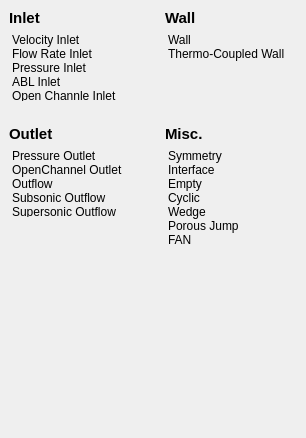
<?xml version="1.0" encoding="UTF-8"?>
<ui version="4.0">
 <class>BoundaryTypePicker</class>
 <widget class="QWidget" name="BoundaryTypePicker">
  <property name="geometry">
   <rect>
    <x>0</x>
    <y>0</y>
    <width>306</width>
    <height>438</height>
   </rect>
  </property>
  <property name="windowTitle">
   <string>Form</string>
  </property>
  <layout class="QHBoxLayout" name="horizontalLayout">
   <property name="leftMargin">
    <number>0</number>
   </property>
   <property name="topMargin">
    <number>0</number>
   </property>
   <property name="rightMargin">
    <number>0</number>
   </property>
   <property name="bottomMargin">
    <number>0</number>
   </property>
   <item>
    <widget class="QWidget" name="widget" native="true">
     <layout class="QVBoxLayout" name="verticalLayout">
      <property name="leftMargin">
       <number>0</number>
      </property>
      <property name="topMargin">
       <number>0</number>
      </property>
      <property name="rightMargin">
       <number>0</number>
      </property>
      <property name="bottomMargin">
       <number>0</number>
      </property>
      <item>
       <widget class="QWidget" name="widget_3" native="true">
        <layout class="QVBoxLayout" name="verticalLayout_6">
         <item>
          <widget class="QLabel" name="label">
           <property name="sizePolicy">
            <sizepolicy hsizetype="Preferred" vsizetype="Fixed">
             <horstretch>0</horstretch>
             <verstretch>0</verstretch>
            </sizepolicy>
           </property>
           <property name="font">
            <font>
             <pointsize>11</pointsize>
             <bold>true</bold>
            </font>
           </property>
           <property name="text">
            <string>Inlet</string>
           </property>
          </widget>
         </item>
         <item>
          <widget class="QListWidget" name="inletTypes">
           <property name="sizePolicy">
            <sizepolicy hsizetype="Expanding" vsizetype="Preferred">
             <horstretch>0</horstretch>
             <verstretch>0</verstretch>
            </sizepolicy>
           </property>
           <property name="styleSheet">
            <string notr="true">QListWidget {background-color: transparent} QListWidget::item {padding:3
px}</string>
           </property>
           <property name="frameShape">
            <enum>QFrame::NoFrame</enum>
           </property>
           <property name="verticalScrollBarPolicy">
            <enum>Qt::ScrollBarAlwaysOff</enum>
           </property>
           <property name="horizontalScrollBarPolicy">
            <enum>Qt::ScrollBarAlwaysOff</enum>
           </property>
           <property name="sizeAdjustPolicy">
            <enum>QAbstractScrollArea::AdjustToContents</enum>
           </property>
           <property name="autoScroll">
            <bool>false</bool>
           </property>
           <property name="editTriggers">
            <set>QAbstractItemView::NoEditTriggers</set>
           </property>
           <item>
            <property name="text">
             <string>Velocity Inlet</string>
            </property>
           </item>
           <item>
            <property name="text">
             <string>Flow Rate Inlet</string>
            </property>
           </item>
           <item>
            <property name="text">
             <string>Pressure Inlet</string>
            </property>
           </item>
           <item>
            <property name="text">
             <string>ABL Inlet</string>
            </property>
           </item>
           <item>
            <property name="text">
             <string>Open Channle Inlet</string>
            </property>
           </item>
           <item>
            <property name="text">
             <string>Free Stream</string>
            </property>
           </item>
           <item>
            <property name="text">
             <string>Far-field Riemann</string>
            </property>
           </item>
           <item>
            <property name="text">
             <string>Subsonic Inflow</string>
            </property>
           </item>
           <item>
            <property name="text">
             <string>Supersonic Inflow</string>
            </property>
           </item>
          </widget>
         </item>
        </layout>
       </widget>
      </item>
      <item>
       <widget class="QWidget" name="widget_4" native="true">
        <layout class="QVBoxLayout" name="verticalLayout_3">
         <item>
          <widget class="QLabel" name="label_2">
           <property name="sizePolicy">
            <sizepolicy hsizetype="Preferred" vsizetype="Fixed">
             <horstretch>0</horstretch>
             <verstretch>0</verstretch>
            </sizepolicy>
           </property>
           <property name="font">
            <font>
             <pointsize>11</pointsize>
             <bold>true</bold>
            </font>
           </property>
           <property name="text">
            <string>Outlet</string>
           </property>
          </widget>
         </item>
         <item>
          <widget class="QListWidget" name="outletTypes">
           <property name="sizePolicy">
            <sizepolicy hsizetype="Expanding" vsizetype="Preferred">
             <horstretch>0</horstretch>
             <verstretch>0</verstretch>
            </sizepolicy>
           </property>
           <property name="styleSheet">
            <string notr="true">QListWidget {background-color: transparent} QListWidget::item {padding:3
px}</string>
           </property>
           <property name="frameShape">
            <enum>QFrame::NoFrame</enum>
           </property>
           <property name="verticalScrollBarPolicy">
            <enum>Qt::ScrollBarAlwaysOff</enum>
           </property>
           <property name="horizontalScrollBarPolicy">
            <enum>Qt::ScrollBarAlwaysOff</enum>
           </property>
           <property name="sizeAdjustPolicy">
            <enum>QAbstractScrollArea::AdjustToContents</enum>
           </property>
           <property name="autoScroll">
            <bool>false</bool>
           </property>
           <item>
            <property name="text">
             <string>Pressure Outlet</string>
            </property>
           </item>
           <item>
            <property name="text">
             <string>OpenChannel Outlet</string>
            </property>
           </item>
           <item>
            <property name="text">
             <string>Outflow</string>
            </property>
           </item>
           <item>
            <property name="text">
             <string>Subsonic Outflow</string>
            </property>
           </item>
           <item>
            <property name="text">
             <string>Supersonic Outflow</string>
            </property>
           </item>
          </widget>
         </item>
         <item>
          <spacer name="verticalSpacer">
           <property name="orientation">
            <enum>Qt::Vertical</enum>
           </property>
           <property name="sizeHint" stdset="0">
            <size>
             <width>20</width>
             <height>0</height>
            </size>
           </property>
          </spacer>
         </item>
        </layout>
       </widget>
      </item>
     </layout>
    </widget>
   </item>
   <item>
    <widget class="QWidget" name="widget_2" native="true">
     <layout class="QVBoxLayout" name="verticalLayout_2">
      <property name="leftMargin">
       <number>0</number>
      </property>
      <property name="topMargin">
       <number>0</number>
      </property>
      <property name="rightMargin">
       <number>0</number>
      </property>
      <property name="bottomMargin">
       <number>0</number>
      </property>
      <item>
       <widget class="QWidget" name="widget_5" native="true">
        <layout class="QVBoxLayout" name="verticalLayout_4">
         <item>
          <widget class="QLabel" name="label_3">
           <property name="sizePolicy">
            <sizepolicy hsizetype="Preferred" vsizetype="Fixed">
             <horstretch>0</horstretch>
             <verstretch>0</verstretch>
            </sizepolicy>
           </property>
           <property name="font">
            <font>
             <pointsize>11</pointsize>
             <bold>true</bold>
            </font>
           </property>
           <property name="text">
            <string>Wall</string>
           </property>
          </widget>
         </item>
         <item>
          <widget class="QListWidget" name="wallTypes">
           <property name="sizePolicy">
            <sizepolicy hsizetype="Expanding" vsizetype="Preferred">
             <horstretch>0</horstretch>
             <verstretch>0</verstretch>
            </sizepolicy>
           </property>
           <property name="styleSheet">
            <string notr="true">QListWidget {background-color: transparent} QListWidget::item {padding:3
px}</string>
           </property>
           <property name="frameShape">
            <enum>QFrame::NoFrame</enum>
           </property>
           <property name="verticalScrollBarPolicy">
            <enum>Qt::ScrollBarAlwaysOff</enum>
           </property>
           <property name="horizontalScrollBarPolicy">
            <enum>Qt::ScrollBarAlwaysOff</enum>
           </property>
           <property name="sizeAdjustPolicy">
            <enum>QAbstractScrollArea::AdjustToContents</enum>
           </property>
           <item>
            <property name="text">
             <string>Wall</string>
            </property>
           </item>
           <item>
            <property name="text">
             <string>Thermo-Coupled Wall</string>
            </property>
           </item>
          </widget>
         </item>
        </layout>
       </widget>
      </item>
      <item>
       <widget class="QWidget" name="widget_6" native="true">
        <layout class="QVBoxLayout" name="verticalLayout_5">
         <item>
          <widget class="QLabel" name="label_4">
           <property name="sizePolicy">
            <sizepolicy hsizetype="Preferred" vsizetype="Fixed">
             <horstretch>0</horstretch>
             <verstretch>0</verstretch>
            </sizepolicy>
           </property>
           <property name="font">
            <font>
             <pointsize>11</pointsize>
             <bold>true</bold>
            </font>
           </property>
           <property name="text">
            <string>Misc.</string>
           </property>
          </widget>
         </item>
         <item>
          <widget class="QListWidget" name="miscTypes">
           <property name="styleSheet">
            <string notr="true">QListWidget {background-color: transparent} QListWidget::item {padding:3
px}</string>
           </property>
           <property name="frameShape">
            <enum>QFrame::NoFrame</enum>
           </property>
           <property name="verticalScrollBarPolicy">
            <enum>Qt::ScrollBarAlwaysOff</enum>
           </property>
           <property name="horizontalScrollBarPolicy">
            <enum>Qt::ScrollBarAlwaysOff</enum>
           </property>
           <property name="sizeAdjustPolicy">
            <enum>QAbstractScrollArea::AdjustToContents</enum>
           </property>
           <item>
            <property name="text">
             <string>Symmetry</string>
            </property>
           </item>
           <item>
            <property name="text">
             <string>Interface</string>
            </property>
           </item>
           <item>
            <property name="text">
             <string>Empty</string>
            </property>
           </item>
           <item>
            <property name="text">
             <string>Cyclic</string>
            </property>
           </item>
           <item>
            <property name="text">
             <string>Wedge</string>
            </property>
           </item>
           <item>
            <property name="text">
             <string>Porous Jump</string>
            </property>
           </item>
           <item>
            <property name="text">
             <string>FAN</string>
            </property>
           </item>
          </widget>
         </item>
         <item>
          <spacer name="verticalSpacer_2">
           <property name="orientation">
            <enum>Qt::Vertical</enum>
           </property>
           <property name="sizeHint" stdset="0">
            <size>
             <width>20</width>
             <height>0</height>
            </size>
           </property>
          </spacer>
         </item>
        </layout>
       </widget>
      </item>
     </layout>
    </widget>
   </item>
  </layout>
 </widget>
 <resources/>
 <connections/>
</ui>
